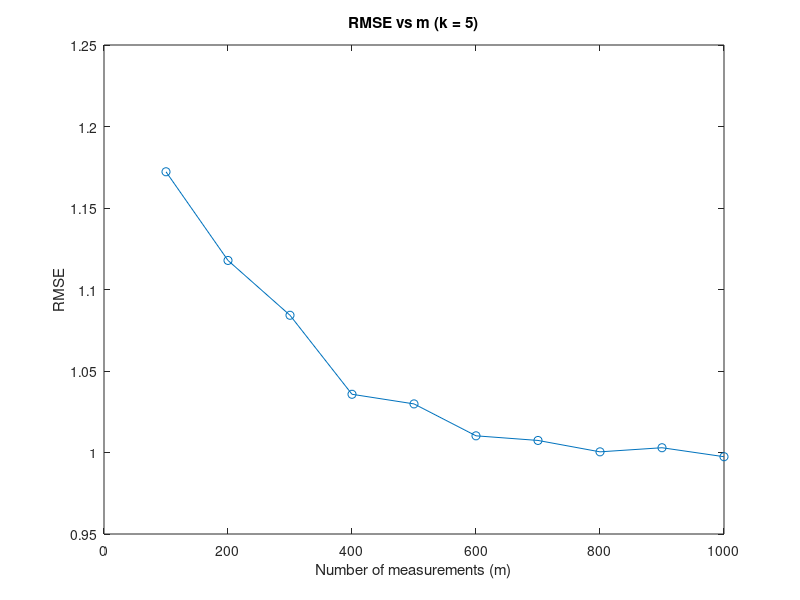
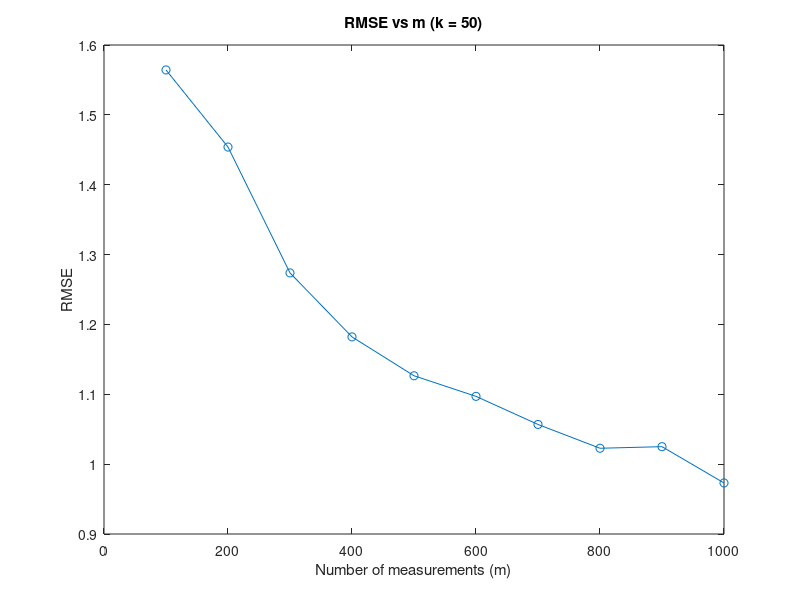
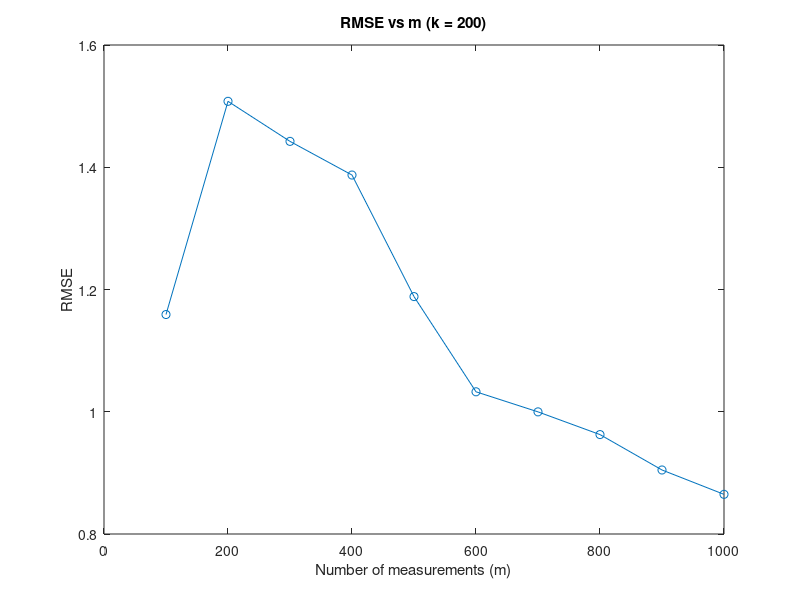
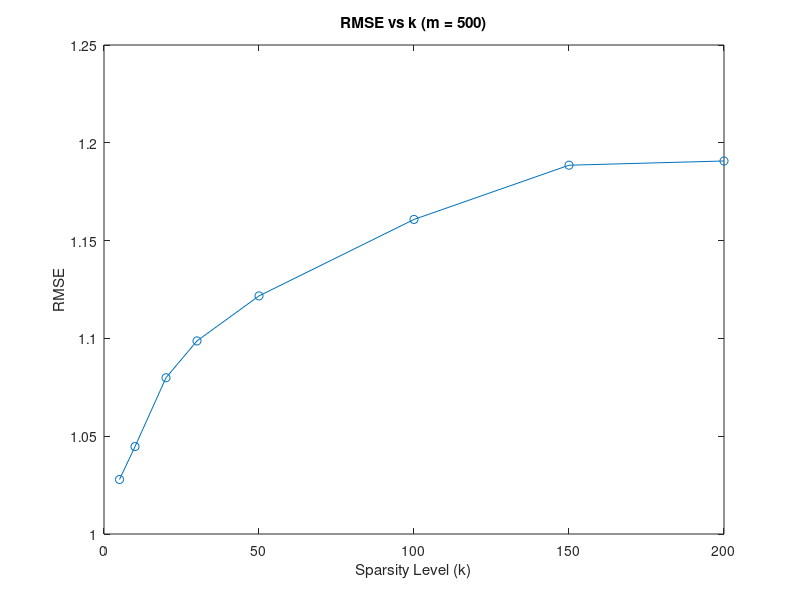

The MATLAB script that drew these images, in order:
function sparse_image_reconstruction()
    N = 32;
    image_size = N * N;
    k_values = [5, 50, 200];
    m_values = 100:100:1000;

    DCT_basis = dctmtx(N);
    DCT2_basis = kron(DCT_basis, DCT_basis);

    % Loop over sparsity levels (k)
    for k = k_values
        f = generate_sparse_image(DCT2_basis, k, N);
        imwrite(reshape(f, N, N), sprintf('Ground_Truth_k_%d.png', k)); % Save ground truth image

        rmse_vs_m = zeros(size(m_values));

        for idx = 1:length(m_values)
            m = m_values(idx);
            Phi = radamacher_matrix(m, image_size);
            y = Phi * f(:);
            f_hat = omp(Phi, y, k);
            rmse = norm(f(:) - f_hat) / norm(f(:));
            rmse_vs_m(idx) = rmse;

            % Save the reconstructed image
            imwrite(reshape(f_hat, N, N), ...
                sprintf('Reconstructed_k_%d_m_%d.png', k, m));
        end

        % Save the RMSE vs m plot
        figure;
        plot(m_values, rmse_vs_m, '-o');
        xlabel('Number of measurements (m)');
        ylabel('RMSE');
        title(sprintf('RMSE vs m (k = %d)', k));
        saveas(gcf, sprintf('RMSE_vs_m_k_%d.png', k));
        close; % Close the figure
    end

    % Fixed number of measurements (m)
    m_fixed = [500, 700];
    k_values_all = [5, 10, 20, 30, 50, 100, 150, 200];

    % Loop over fixed measurements
    for m = m_fixed
        rmse_vs_k = zeros(size(k_values_all));

        for idx = 1:length(k_values_all)
            k = k_values_all(idx);
            f = generate_sparse_image(DCT2_basis, k, N);
            Phi = radamacher_matrix(m, image_size);
            y = Phi * f(:);
            f_hat = omp(Phi, y, k);
            rmse = norm(f(:) - f_hat) / norm(f(:));
            rmse_vs_k(idx) = rmse;
        end

        % Save the RMSE vs k plot
        figure;
        plot(k_values_all, rmse_vs_k, '-o');
        xlabel('Sparsity Level (k)');
        ylabel('RMSE');
        title(sprintf('RMSE vs k (m = %d)', m));
        saveas(gcf, sprintf('RMSE_vs_k_m_%d.png', m));
        close; % Close the figure
    end
end

function f = generate_sparse_image(DCT2_basis, k, N)
    coeffs = zeros(N^2, 1);
    selected_indices = randperm(N^2, k);
    coeffs(selected_indices) = randn(k, 1);
    f = DCT2_basis * coeffs;
end

function Phi = radamacher_matrix(m, n)
    Phi = sign(randn(m, n));
end

function x = omp(Phi, y, k)
    residual = y;
    idx_set = [];
    x = zeros(size(Phi, 2), 1);

    for i = 1:k
        correlations = abs(Phi' * residual);
        [~, idx] = max(correlations);
        idx_set = [idx_set, idx];
        Phi_restricted = Phi(:, idx_set);
        x_restricted = Phi_restricted \ y;
        residual = y - Phi_restricted * x_restricted;
    end

    x(idx_set) = x_restricted;
end
